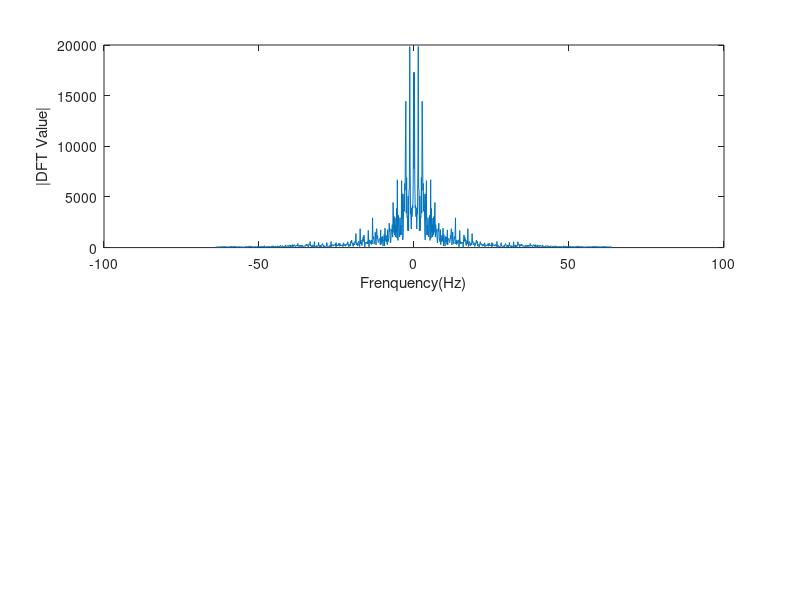

The MATLAB script that drew this image: (Note: this script raises an error after producing the figure.)
% start_spams

clear
clc

mdivision = 20;

% % % % % % % % % % % % % % % % % % % % % % % % % % %
% Prepare raw data
% % % % % % % % % % % % % % % % % % % % % % % % % % %

RawInpLoad = load('15814m_ltdbECG_1h.mat');
RawInpLoad = RawInpLoad.val;
n_dl = 128;
epochs = floor(length(RawInpLoad) / n_dl);    % 4517
RawInpLoad = RawInpLoad(1:n_dl * epochs);

% % % % % % % % % % % % % % % % % % % % % % % % % % %
% Prepare training and testing data
% % % % % % % % % % % % % % % % % % % % % % % % % % %

batchsize = 50;
atoms = 512;

RawInp = RawInpLoad(1:n_dl*epochs);
% RawInp = reshape(RawInp , n_dl, epochs);
% crossValidFactor = 0.7;
% 
% indexD = randperm(atoms);
% initD = RawInp(:, indexD);
% initD = initD - repmat(mean(initD),[size(initD,1),1]);
% initD = initD ./ repmat(sqrt(sum(initD.^2)),[size(initD,1),1]);
% 
% RawInp = RawInp(:,atoms+1:end);
% epochs = epochs - atoms;
% 
% TrainInp = RawInp(:, 1 : floor(epochs*crossValidFactor));
% TrainInp = TrainInp - repmat(mean(TrainInp),[size(TrainInp,1),1]);
% TrainInp = TrainInp ./ repmat(sqrt(sum(TrainInp.^2)),[size(TrainInp,1),1]);
% 
% TestInp = RawInp(:, (size(TrainInp,2)+1):epochs);
% TestInp = TestInp - repmat(mean(TestInp),[size(TestInp,1),1]);
% TestInp = TestInp ./ repmat(sqrt(sum(TestInp.^2)),[size(TestInp,1),1]);

%%

Fs = 128;
adc = 12;
NFFT = 1024;
X = fftshift(fft(RawInp,NFFT));
subplot(211)
fvals = Fs * (-NFFT / 2 : NFFT / 2 - 1) / NFFT;
plot(fvals,abs(X));
xlabel('Frenquency(Hz)');
ylabel('|DFT Value|');

%%

N = 20;
fp = 3;
fs = 20;

lpFilt = designfilt('lowpassfir', 'PassbandFrequency', fp/Fs*2, ...
                    'StopbandFrequency', fs/Fs*2, 'PassbandRipple', 0.5, ...
                    'StopbandAttenuation', 40, 'DesignMethod', 'equiripple');
% fvtool(lpFilt);
rawInpFir = filter(lpFilt, RawInp);

X = fftshift(fft(rawInpFir,NFFT));
fvals = Fs * (-NFFT / 2 : NFFT / 2 - 1) / NFFT;
subplot(212)
plot(fvals,abs(X));
xlabel('Frenquency(Hz)');
ylabel('|DFT Value|');

crossValidFactor = 0.8;
TrainInp = rawInpFir(:, 1 : floor(epochs*crossValidFactor));
TrainInp = TrainInp - repmat(mean(TrainInp),[size(TrainInp,1),1]);
TrainInp = TrainInp ./ repmat(sqrt(sum(TrainInp.^2)),[size(TrainInp,1),1]);

subplot(211)
plot(RawInp)
subplot(212)
plot(rawInpFir)

%%

RawInp = rawInpFir(1:n_dl*epochs);
RawInp = reshape(RawInp , n_dl, epochs);
crossValidFactor = 0.8;

indexD = randperm(atoms);
initD = RawInp(:, indexD);
initD = initD - repmat(mean(initD),[size(initD,1),1]);
initD = initD ./ repmat(sqrt(sum(initD.^2)),[size(initD,1),1]);

RawInp = RawInp(:,atoms+1:end);
epochs = epochs - atoms;

TrainInp = RawInp(:, 1 : floor(epochs*crossValidFactor));
TrainInp = TrainInp - repmat(mean(TrainInp),[size(TrainInp,1),1]);
TrainInp = TrainInp ./ repmat(sqrt(sum(TrainInp.^2)),[size(TrainInp,1),1]);

TestInp = RawInp(:, (size(TrainInp,2)+1):epochs);
TestInp = TestInp - repmat(mean(TestInp),[size(TestInp,1),1]);
TestInp = TestInp ./ repmat(sqrt(sum(TestInp.^2)),[size(TestInp,1),1]);

%% % % % % % % % % % % % % % % % % % % % % % % % % % %
% Setting parameters for training
% % % % % % % % % % % % % % % % % % % % % % % % % % %

param.K = 512;  
param.lambda = 0.01;            % sparsity constraint 
param.numThreads = -1; 
param.batchsize = 50;
param.verbose = false;
param.iter = floor(size(TrainInp,2) / param.batchsize); 
% param.clean = false;
% param.verbose = true;

%%

disp('Starting to  train the dictionary');

[D,basis,~] = mexTrainDL(TrainInp,param);
coef = mexLasso(TrainInp,D,param);
R1 = mean(0.5*sum((TrainInp-D*coef).^2) + param.lambda*sum(abs(coef)));

objBasis = cell(1,param.iter);
for i = 1 : param.iter
    objBasis{i} = basis(:,(i - 1) * param.K + 1 : i * param.K);
end

%%

delay = 0.01;
numOfAtoms = 10;
randAtoms = randperm(param.K);

writerObj  = VideoWriter('./Results/DictEvo.avi');
writerObj.FrameRate = 5; 
open(writerObj);
fig = figure('units','normalized','outerposition',[0 0 1 1]);

%%
han = annotation('textbox', [0.4,0.89,0.1,0.1], 'String', 'batch index for training: 1');
% for i = 1 : param.iter  
for i = 1 : 60
    for j = 1 : numOfAtoms
        h = subplot(2,5,j);
        cla(h);
        plot(objBasis{i}(:,randAtoms(j)));
        
        axis([0 n_dl -0.4 0.4]);
        title(['Atom: ',num2str(randAtoms(j))]);
        xlabel('Time Samples');
        ylabel('Normalized Amplitude');
        
        frame = getframe(fig);
        writeVideo(writerObj,frame);
        
    end
	pause(delay);
    delete(han);
    han = annotation('textbox', [0.4,0.89,0.1,0.1], 'String', ['batch index for training: ',num2str(i)]);
end

close(writerObj);
